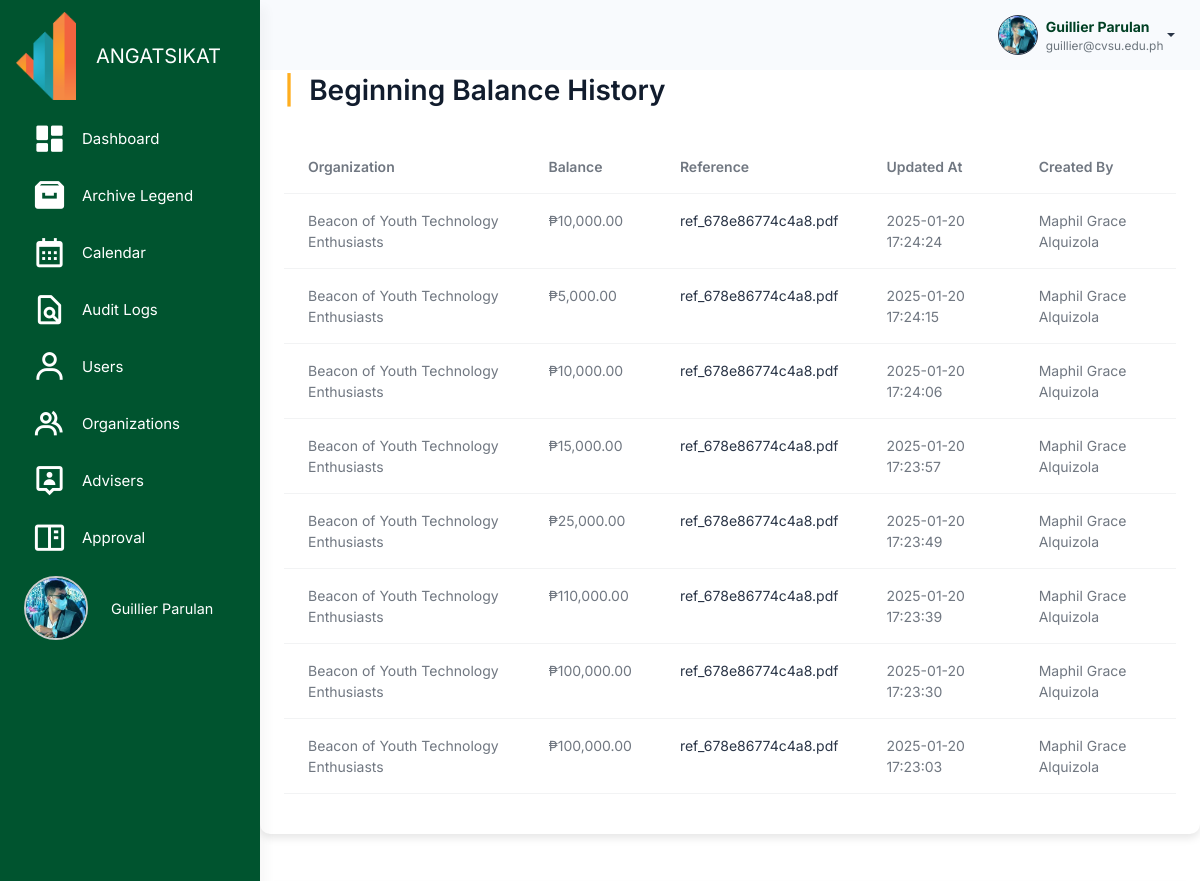
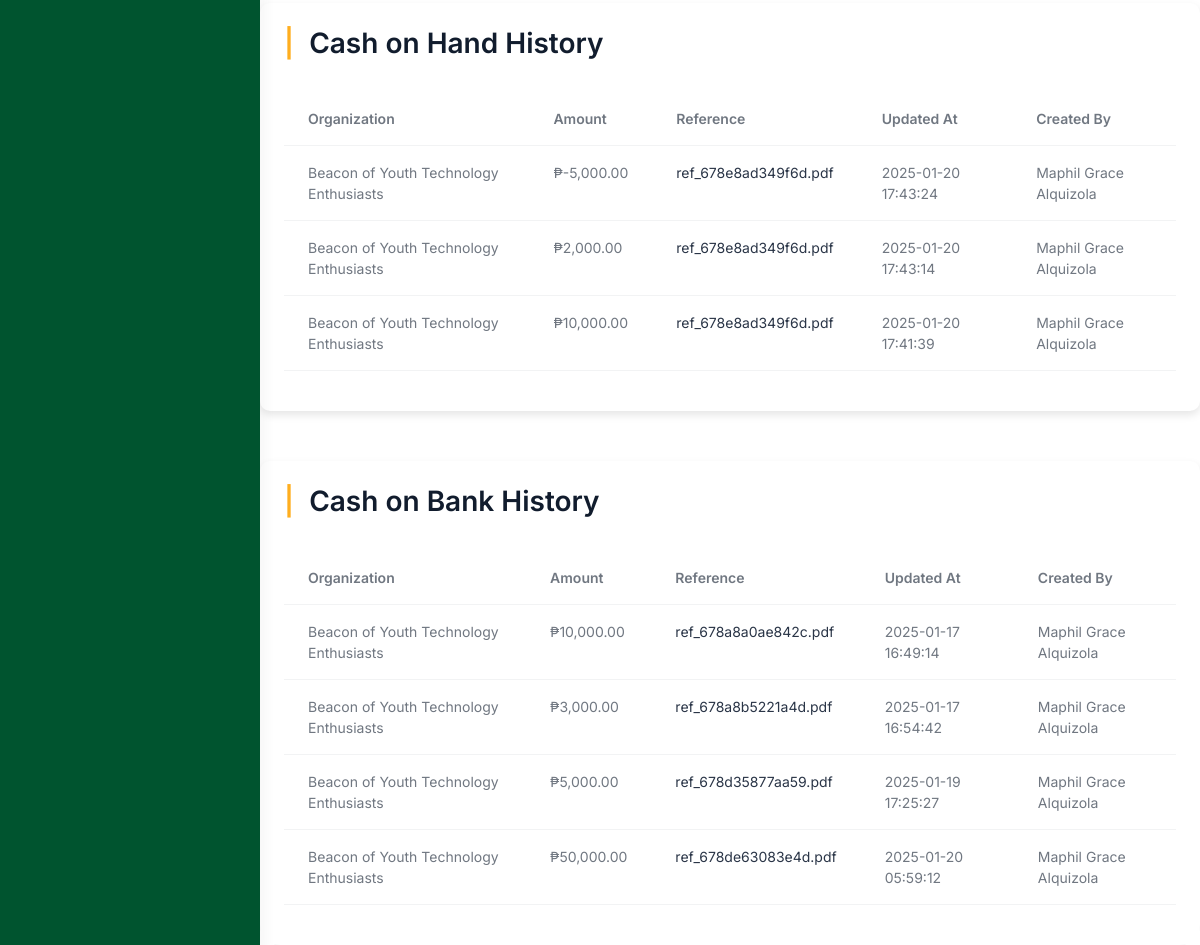
Screenshot of /src/audit_logs/account_logs.php (signed in) with the database file from the repository (2 pictures, top to bottom).
### tables this page shows
CREATE TABLE `users` (
  `user_id` int(11) NOT NULL,
  `username` varchar(100) NOT NULL,
  `password` varchar(255) NOT NULL,
  `profile_picture` varchar(255) NOT NULL,
  `first_name` varchar(255) NOT NULL,
  `last_name` varchar(255) NOT NULL,
  `email` varchar(100) NOT NULL,
  `role` enum('admin','officer','member') NOT NULL,
  `organization_id` int(11) DEFAULT NULL,
  `archived` tinyint(1) DEFAULT 0,
  `created_at` timestamp NOT NULL DEFAULT current_timestamp(),
  `position` enum('President','Treasurer') NOT NULL,
  `failed_attempts` int(11) DEFAULT 0,
  `is_locked` tinyint(1) DEFAULT 0,
  `last_failed_attempt` datetime DEFAULT NULL
);

CREATE TABLE `beginning_balance_history` (
  `id` int(11) NOT NULL,
  `organization_id` int(11) NOT NULL,
  `amount` double DEFAULT NULL,
  `reference` varchar(255) NOT NULL,
  `created_at` timestamp NOT NULL DEFAULT current_timestamp(),
  `updated_at` timestamp NOT NULL DEFAULT current_timestamp() ON UPDATE current_timestamp(),
  `created_by` int(11) NOT NULL
);

CREATE TABLE `organizations` (
  `organization_id` int(11) NOT NULL,
  `organization_name` varchar(255) NOT NULL,
  `acronym` varchar(100) NOT NULL,
  `organization_logo` varchar(255) DEFAULT NULL,
  `organization_members` int(11) NOT NULL DEFAULT 0,
  `organization_status` enum('Probationary','Level I','Level II') NOT NULL DEFAULT 'Probationary',
  `organization_color` varchar(7) DEFAULT NULL,
  `archived` tinyint(1) DEFAULT 0,
  `created_at` timestamp NOT NULL DEFAULT current_timestamp(),
  `balance` decimal(15,2) DEFAULT 0.00,
  `beginning_balance` decimal(15,2) DEFAULT 0.00,
  `income` decimal(15,2) DEFAULT 0.00,
  `expense` decimal(15,2) DEFAULT 0.00,
  `cash_on_bank` decimal(15,2) DEFAULT 0.00,
  `cash_on_hand` decimal(15,2) DEFAULT 0.00
);

CREATE TABLE `cash_on_hand_history` (
  `id` int(11) NOT NULL,
  `organization_id` int(11) NOT NULL,
  `amount` double DEFAULT NULL,
  `reference` text NOT NULL,
  `created_at` timestamp NOT NULL DEFAULT current_timestamp(),
  `updated_at` timestamp NOT NULL DEFAULT current_timestamp() ON UPDATE current_timestamp(),
  `created_by` int(11) NOT NULL
);

CREATE TABLE `cash_on_bank_history` (
  `id` int(11) NOT NULL,
  `organization_id` int(11) NOT NULL,
  `amount` double DEFAULT NULL,
  `reference` text NOT NULL,
  `created_at` timestamp NOT NULL DEFAULT current_timestamp(),
  `updated_at` timestamp NOT NULL DEFAULT current_timestamp() ON UPDATE current_timestamp(),
  `created_by` int(11) NOT NULL
);

### src/audit_logs/account_logs.php (the view, shortened to what the rows shown need)
<?php
include '../connection.php';
include '../user_query.php';
?>
<!DOCTYPE html>
<html lang="en">
<head>
    <link rel="stylesheet" href="../assets/css/styles.min.css" />
    <link rel="stylesheet" href="../budget_management/css/budget.css" />
    <link rel="stylesheet" href="css/activities.css" />
    <link href="https://unpkg.com/boxicons@2.1.4/css/boxicons.min.css" rel="stylesheet" />
    <link rel="stylesheet" href="https://cdnjs.cloudflare.com/ajax/libs/font-awesome/6.6.0/css/all.min.css">
    <link rel="stylesheet" href="https://cdn.datatables.net/2.1.7/css/dataTables.bootstrap.min.css" />
</head>
<body>
     <div class="page-wrapper" id="main-wrapper" data-layout="vertical" data-navbarbg="skin6" data-sidebartype="full"
        data-sidebar-position="fixed" data-header-position="fixed">
        <aside class="left-sidebar" id="sidebar">
            <div>
                <nav class="sidebar-nav scroll-sidebar" data-simplebar="">
                    <ul id="sidebarnav">
                        <li class="sidebar-item profile-container">
                            <a class="sidebar-link" href="../user/admin_profile.php" aria-expanded="false"
                                data-tooltip="Profile" style="display: flex; align-items: center; padding: 0.5rem;">
                                <div class="profile-pic-border"
                                    style="height: 4rem; width: 4rem; display: flex; justify-content: center; align-items: center; overflow: hidden; border-radius: 50%; border: 2px solid #ccc;">
                                    <img src="<?php echo !empty($profile_picture) ? '../user/' . htmlspecialchars($profile_picture) : '../user/uploads/default.png'; ?>"
                                        alt="Profile Picture" class="profile-pic"
                                        style="height: 100%; width: 100%; object-fit: cover;" />
                                </div>
                                <span class="profile-name" style="margin-left: 0.5rem; font-size: 0.9rem;">
                                    <?php echo htmlspecialchars($user['first_name']) . ' ' . htmlspecialchars($user['last_name']); ?>
                                </span>
                            </a>
                        </li>
                    </ul>
                </nav>
            </div>
        </aside>
        <div class="body-wrapper">
            <header class="app-header">
                <nav class="navbar navbar-expand-lg navbar-light">
                    <div class="navbar-collapse justify-content-end px-0" id="navbarNav">
                        <ul class="navbar-nav flex-row ms-auto align-items-center justify-content-end">
                            <li class="nav-item dropdown">
                                <div class="dropdown">
                                    <a href="#" class="dropdown-toggle d-flex align-items-center"
                                        data-bs-toggle="dropdown" aria-expanded="false" style="text-decoration: none;">
                                        <img class="border border-dark rounded-circle"
                                            src="<?php echo !empty($profile_picture) ? '../user/' . $profile_picture : '../user/uploads/default.png'; ?>"
                                            alt="Profile"
                                            style="width: 40px; height: 40px; margin-left: 10px; object-fit: cover;">
                                        <div class="d-flex flex-column align-items-start ms-2">
                                            <span style="font-weight: bold; color: #004024;">
                                                <?php echo htmlspecialchars($fullname); ?>
                                            </span>
                                            <span style="font-size: 0.85em; color: #6c757d;">
                                                <?php echo htmlspecialchars($email); ?>
                                            </span>
                                        </div>
                                    </a>
                                </div>
                            </li>
                        </ul>
                    </div>
                </nav>
            </header>
    <div class="container p-4" style="margin-top: 50px;">
        <h2><span class="text-warning fw-bold me-2">|</span> Beginning Balance History</h2>
        <div class="table-responsive">
            <table class="table mt-4" id="beginningBalanceHistoryTable">
                <thead>
                    <tr>
                        <th>Organization</th>
                        <th>Balance</th>
                        <th>Reference</th>
                        <th>Updated At</th>
                        <th>Created By</th>
                    </tr>
                </thead>
                <tbody>
                    <?php
                    $query = "
                        SELECT h.amount, h.updated_at, h.reference, u.first_name, u.last_name, o.organization_name
                        FROM beginning_balance_history h
                        JOIN organizations o ON h.organization_id = o.organization_id
                        JOIN users u ON h.created_by = u.user_id
                    ";
                    $result = mysqli_query($conn, $query);
                    while ($row = mysqli_fetch_assoc($result)) {
                        $organization = $row['organization_name'];
                        $beginning_balance = number_format($row['amount'], 2);
                        $reference = $row['reference'];
                        $updated_at = date('Y-m-d H:i:s', strtotime($row['updated_at']));
                        $created_by = $row['first_name'] . ' ' . $row['last_name'];
                        ?>
                        <tr>
                            <td>
                                <?php echo htmlspecialchars($organization); ?>
                            </td>
                            <td>
                                ₱<?php echo htmlspecialchars($beginning_balance); ?>
                            </td>
                            <td>
                                <a href="../budget_management/uploads/references/<?php echo $reference; ?>"
                                        class='link-offset-2 link-underline link-underline-opacity-0' target="_blank">
                                            <?php echo $reference; ?>
                                </a>
                            </td>
                            <td>
                                <?php echo htmlspecialchars($updated_at); ?>
                            </td>
                            <td>
                                <?php echo htmlspecialchars($created_by); ?>
                            </td>
                        </tr>
                        <?php
                    }
                    ?>
                </tbody>
            </table>
        </div>
    </div>
    <div class="container p-4" style="margin-top: 50px;">
        <h2><span class="text-warning fw-bold me-2">|</span> Cash on Hand History</h2>
        <div class="table-responsive">
            <table class="table mt-4" id="cashOnHandHistoryTable">
                <thead>
                    <tr>
                        <th>Organization</th>
                        <th>Amount</th>
                        <th>Reference</th>
                        <th>Updated At</th>
                        <th>Created By</th>
                    </tr>
                </thead>
                <tbody>
                    <?php
                    $query = "
                        SELECT h.amount, h.updated_at, h.reference, u.first_name, u.last_name, o.organization_name
                        FROM cash_on_hand_history h
                        JOIN organizations o ON h.organization_id = o.organization_id
                        JOIN users u ON h.created_by = u.user_id
                    ";
                    $result = mysqli_query($conn, $query);
                    while ($row = mysqli_fetch_assoc($result)) {
                        $organization = $row['organization_name'];
                        $amount = number_format($row['amount'], 2);
                        $reference = $row['reference'];
                        $updated_at = date('Y-m-d H:i:s', strtotime($row['updated_at']));
                        $created_by = $row['first_name'] . ' ' . $row['last_name'];
                        ?>
                        <tr>
                            <td>
                                <?php echo htmlspecialchars($organization); ?>
                            </td>
                            <td>
                                ₱<?php echo htmlspecialchars($amount); ?>
                            </td>
                            <td>
                                <a href="../budget_management/uploads/references/<?php echo $reference; ?>"
                                        class='link-offset-2 link-underline link-underline-opacity-0' target="_blank">
                                            <?php echo $reference; ?>
                                </a>
                            </td>
                            <td>
                                <?php echo htmlspecialchars($updated_at); ?>
                            </td>
                            <td>
                                <?php echo htmlspecialchars($created_by); ?>
                            </td>
                        </tr>
                        <?php
                    }
                    ?>
                </tbody>
            </table>
        </div>
    </div>
    <div class="container p-4" style="margin-top: 50px;">
        <h2><span class="text-warning fw-bold me-2">|</span> Cash on Bank History</h2>
        <div class="table-responsive">
            <table class="table mt-4" id="cashOnBankHistoryTable">
                <thead>
                    <tr>
                        <th>Organization</th>
                        <th>Amount</th>
                        <th>Reference</th>
                        <th>Updated At</th>
                        <th>Created By</th>
                    </tr>
                </thead>
                <tbody>
                    <?php
                    $query = "
                        SELECT h.amount, h.updated_at, h.reference, u.first_name, u.last_name, o.organization_name
                        FROM cash_on_bank_history h
                        JOIN organizations o ON h.organization_id = o.organization_id
                        JOIN users u ON h.created_by = u.user_id
                    ";
                    $result = mysqli_query($conn, $query);
                    while ($row = mysqli_fetch_assoc($result)) {
                        $organization = $row['organization_name'];
                        $amount = number_format($row['amount'], 2);
                        $reference = $row['reference'];
                        $updated_at = date('Y-m-d H:i:s', strtotime($row['updated_at']));
                        $created_by = $row['first_name'] . ' ' . $row['last_name'];
                        ?>
                        <tr>
                            <td>
                                <?php echo htmlspecialchars($organization); ?>
                            </td>
                            <td>
                                ₱<?php echo htmlspecialchars($amount); ?>
                            </td>
                            <td>
                                <a href="../budget_management/uploads/references/<?php echo $reference; ?>"
                                        class='link-offset-2 link-underline link-underline-opacity-0' target="_blank">
                                            <?php echo $reference; ?>
                                </a>
                            </td>
                            <td>
                                <?php echo htmlspecialchars($updated_at); ?>
                            </td>
                            <td>
                                <?php echo htmlspecialchars($created_by); ?>
                            </td>
                        </tr>
                        <?php
                    }
                    ?>
                </tbody>
            </table>
        </div>
    </div>
    </div>
    </div>
</body>
</html>

### rows the page displays
users: profile_picture (picture), first_name "Guillier", last_name "Parulan", fullname "Guillier Parulan", email "guillier@cvsu.edu.ph"
beginning_balance_history: organization.organization_name "Beacon of Youth Technology Enthusiasts", amount "10,000.00", reference "ref_678e86774c4a8.pdf", updated_at "2025-01-20 17:24:24", created_by.last_name "Maphil Grace Alquizola"
beginning_balance_history: organization.organization_name "Beacon of Youth Technology Enthusiasts", amount "5,000.00", reference "ref_678e86774c4a8.pdf", updated_at "2025-01-20 17:24:15", created_by.last_name "Maphil Grace Alquizola"
beginning_balance_history: organization.organization_name "Beacon of Youth Technology Enthusiasts", amount "10,000.00", reference "ref_678e86774c4a8.pdf", updated_at "2025-01-20 17:24:06", created_by.last_name "Maphil Grace Alquizola"
beginning_balance_history: organization.organization_name "Beacon of Youth Technology Enthusiasts", amount "15,000.00", reference "ref_678e86774c4a8.pdf", updated_at "2025-01-20 17:23:57", created_by.last_name "Maphil Grace Alquizola"
beginning_balance_history: organization.organization_name "Beacon of Youth Technology Enthusiasts", amount "25,000.00", reference "ref_678e86774c4a8.pdf", updated_at "2025-01-20 17:23:49", created_by.last_name "Maphil Grace Alquizola"
beginning_balance_history: organization.organization_name "Beacon of Youth Technology Enthusiasts", amount "110,000.00", reference "ref_678e86774c4a8.pdf", updated_at "2025-01-20 17:23:39", created_by.last_name "Maphil Grace Alquizola"
beginning_balance_history: organization.organization_name "Beacon of Youth Technology Enthusiasts", amount "100,000.00", reference "ref_678e86774c4a8.pdf", updated_at "2025-01-20 17:23:30", created_by.last_name "Maphil Grace Alquizola"
beginning_balance_history: organization.organization_name "Beacon of Youth Technology Enthusiasts", amount "100,000.00", reference "ref_678e86774c4a8.pdf", updated_at "2025-01-20 17:23:03", created_by.last_name "Maphil Grace Alquizola"
cash_on_hand_history: organization.organization_name "Beacon of Youth Technology Enthusiasts", amount "-5,000.00", reference "ref_678e8ad349f6d.pdf", updated_at "2025-01-20 17:43:24", created_by.last_name "Maphil Grace Alquizola"
cash_on_hand_history: organization.organization_name "Beacon of Youth Technology Enthusiasts", amount "2,000.00", reference "ref_678e8ad349f6d.pdf", updated_at "2025-01-20 17:43:14", created_by.last_name "Maphil Grace Alquizola"
cash_on_hand_history: organization.organization_name "Beacon of Youth Technology Enthusiasts", amount "10,000.00", reference "ref_678e8ad349f6d.pdf", updated_at "2025-01-20 17:41:39", created_by.last_name "Maphil Grace Alquizola"
cash_on_bank_history: organization.organization_name "Beacon of Youth Technology Enthusiasts", amount "10,000.00", reference "ref_678a8a0ae842c.pdf", updated_at "2025-01-17 16:49:14", created_by.last_name "Maphil Grace Alquizola"
cash_on_bank_history: organization.organization_name "Beacon of Youth Technology Enthusiasts", amount "3,000.00", reference "ref_678a8b5221a4d.pdf", updated_at "2025-01-17 16:54:42", created_by.last_name "Maphil Grace Alquizola"
cash_on_bank_history: organization.organization_name "Beacon of Youth Technology Enthusiasts", amount "5,000.00", reference "ref_678d35877aa59.pdf", updated_at "2025-01-19 17:25:27", created_by.last_name "Maphil Grace Alquizola"
cash_on_bank_history: organization.organization_name "Beacon of Youth Technology Enthusiasts", amount "50,000.00", reference "ref_678de63083e4d.pdf", updated_at "2025-01-20 05:59:12", created_by.last_name "Maphil Grace Alquizola"
